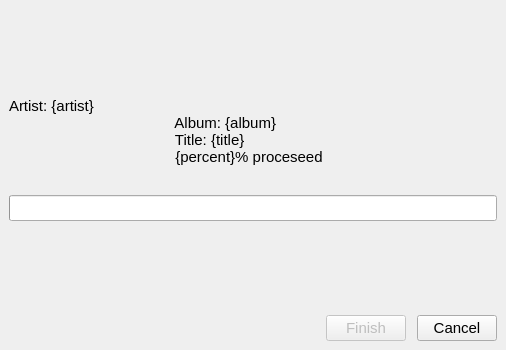
<?xml version="1.0" encoding="UTF-8"?>
<ui version="4.0">
    <class>progress_window</class>
    <widget class="QMainWindow" name="progress_window">
        <property name="geometry">
            <rect>
                <x>0</x>
                <y>0</y>
                <width>506</width>
                <height>350</height>
            </rect>
        </property>
        <property name="windowTitle">
            <string>MainWindow</string>
        </property>
        <widget class="QWidget" name="centralwidget">
            <layout class="QVBoxLayout" name="verticalLayout">
                <item>
                    <layout class="QVBoxLayout" name="vertical_layout_2">
                        <property name="spacing">
                            <number>12</number>
                        </property>
                        <item>
                            <spacer name="vertical_spacer_2">
                                <property name="orientation">
                                    <enum>Qt::Vertical</enum>
                                </property>
                                <property name="sizeHint" stdset="0">
                                    <size>
                                        <width>486</width>
                                        <height>84</height>
                                    </size>
                                </property>
                            </spacer>
                        </item>
                        <item>
                            <widget class="QLabel" name="description_label">
                                <property name="font">
                                    <font>
                                        <pointsize>11</pointsize>
                                    </font>
                                </property>
                                <property name="styleSheet">
                                    <string notr="true"/>
                                </property>
                                <property name="text">
                                    <string>Artist: {artist}
                                        Album: {album}
                                        Title: {title}
                                        {percent}% proceseed
                                    </string>
                                </property>
                                <property name="textFormat">
                                    <enum>Qt::AutoText</enum>
                                </property>
                                <property name="wordWrap">
                                    <bool>true</bool>
                                </property>
                            </widget>
                        </item>
                        <item>
                            <widget class="QProgressBar" name="progress_bar">
                                <property name="enabled">
                                    <bool>true</bool>
                                </property>
                                <property name="font">
                                    <font>
                                        <pointsize>11</pointsize>
                                    </font>
                                </property>
                                <property name="value">
                                    <number>0</number>
                                </property>
                                <property name="textVisible">
                                    <bool>false</bool>
                                </property>
                            </widget>
                        </item>
                        <item>
                            <spacer name="vertical_spacer_1">
                                <property name="orientation">
                                    <enum>Qt::Vertical</enum>
                                </property>
                                <property name="sizeHint" stdset="0">
                                    <size>
                                        <width>20</width>
                                        <height>40</height>
                                    </size>
                                </property>
                            </spacer>
                        </item>
                    </layout>
                </item>
                <item>
                    <layout class="QHBoxLayout" name="horizontal_layout_1">
                        <property name="spacing">
                            <number>11</number>
                        </property>
                        <item>
                            <spacer name="horizontal_spacer_1">
                                <property name="orientation">
                                    <enum>Qt::Horizontal</enum>
                                </property>
                                <property name="sizeHint" stdset="0">
                                    <size>
                                        <width>40</width>
                                        <height>20</height>
                                    </size>
                                </property>
                            </spacer>
                        </item>
                        <item>
                            <widget class="QPushButton" name="finish_push_button">
                                <property name="enabled">
                                    <bool>false</bool>
                                </property>
                                <property name="font">
                                    <font>
                                        <pointsize>11</pointsize>
                                    </font>
                                </property>
                                <property name="text">
                                    <string>Finish</string>
                                </property>
                            </widget>
                        </item>
                        <item>
                            <widget class="QPushButton" name="cancel_push_button">
                                <property name="font">
                                    <font>
                                        <pointsize>11</pointsize>
                                    </font>
                                </property>
                                <property name="text">
                                    <string>Cancel</string>
                                </property>
                            </widget>
                        </item>
                    </layout>
                </item>
            </layout>
        </widget>
    </widget>
    <resources/>
    <connections/>
</ui>
